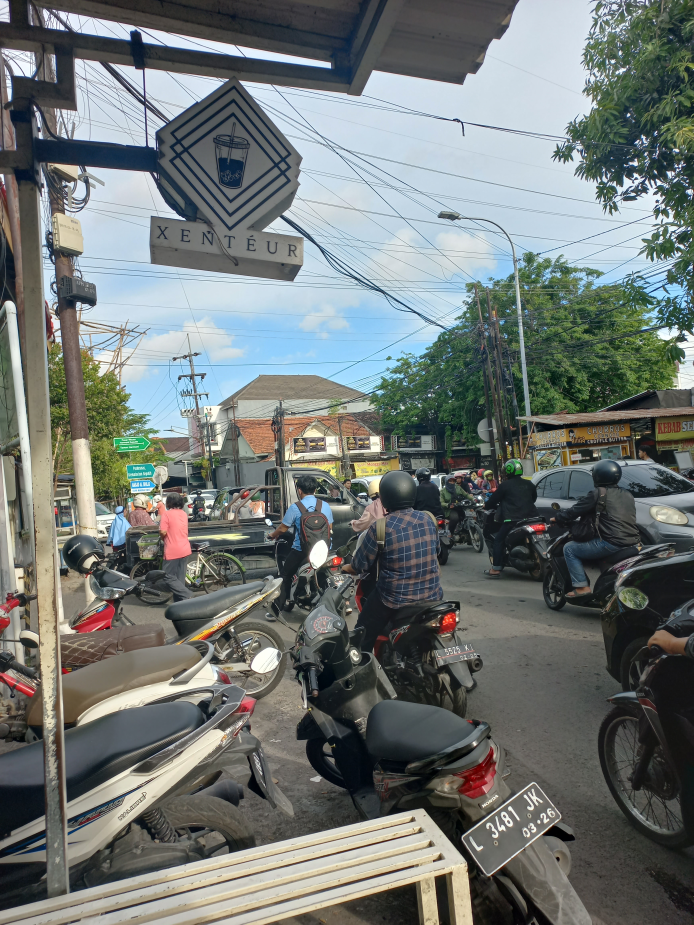
#> input picture Achmad Iqbal Akbari_5022221118_TugasOpenCV/Tugas1/tugas1.jpg, 3468 x 4624 px, found by its file name (shown at 1/5 size)
$ python 'Achmad Iqbal Akbari_5022221118_Tugas1.py'
#> lines starting #> are read from the running program, lines starting #| are printed output that depends on the picture
import cv2 as cv
import numpy as np
from random import randint as rand

#read the image
src = cv.imread('Achmad Iqbal Akbari_5022221118_TugasOpenCV/Tugas1/tugas1.jpg')
#> src is the input picture: shape (4624, 3468, 3); mean B, G, R 117.5, 119.4, 113.2

#setting up the filter mask
height,width = (src.shape[0],src.shape[1])
#> height = 4624; width = 3468
mask = np.zeros((height,width,3),np.uint8)

#applying the filter
r,c = (3,4) # the amount of rows and columns to partition the filter mask
for i in range(0,r+1):
    for j in range(0,c+1):
        color = (rand(0,255),rand(0,255),rand(0,255))

        cv.rectangle(mask, ((i)*int(width/r), (j)*int(height/c)),((i+1)*int(width/r),(j+1)*int(height/c)), color, -1)
        dst = cv.add(src,mask)
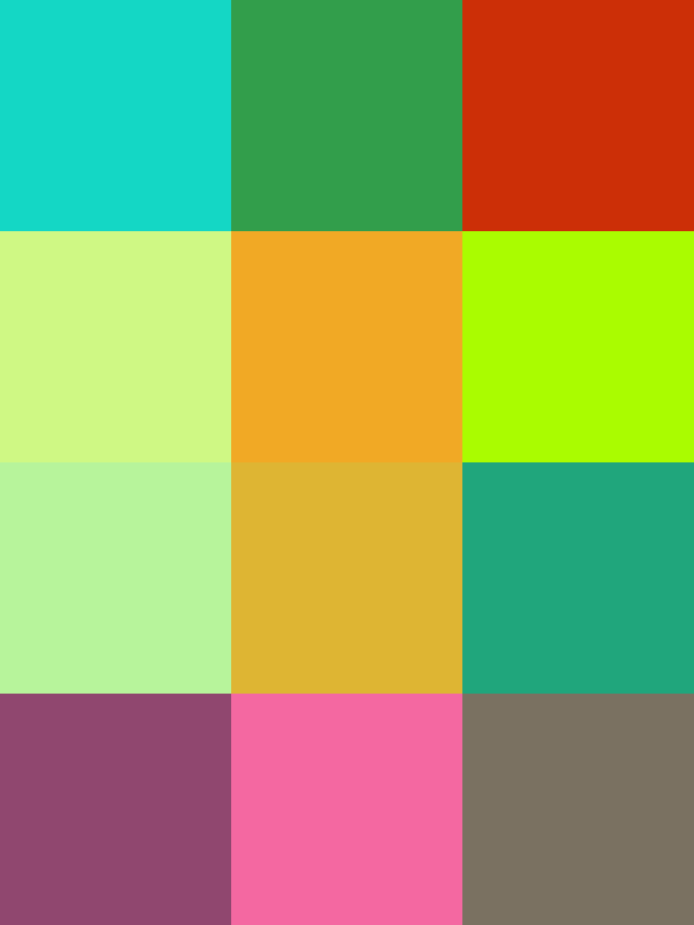
#> mask: shape (4624, 3468, 3) (shown at 1/5 size); mean B, G, R 95.6, 164, 153.2

#show the image
cv.imshow("source",cv.resize(src,(int(width/6),int(height/6))))
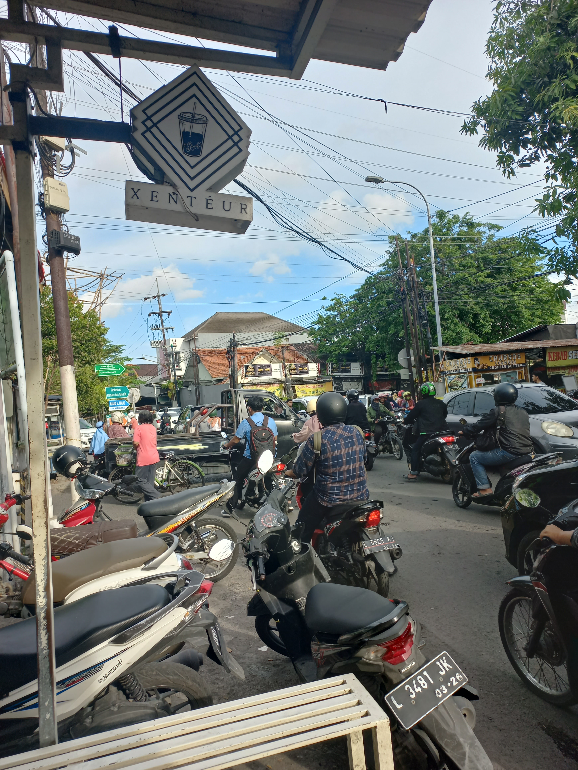
#> window 'source': shape (770, 578, 3); mean B, G, R 117.3, 119.3, 113.1
cv.imshow("result",cv.resize(dst,(int(width/6),int(height/6))))
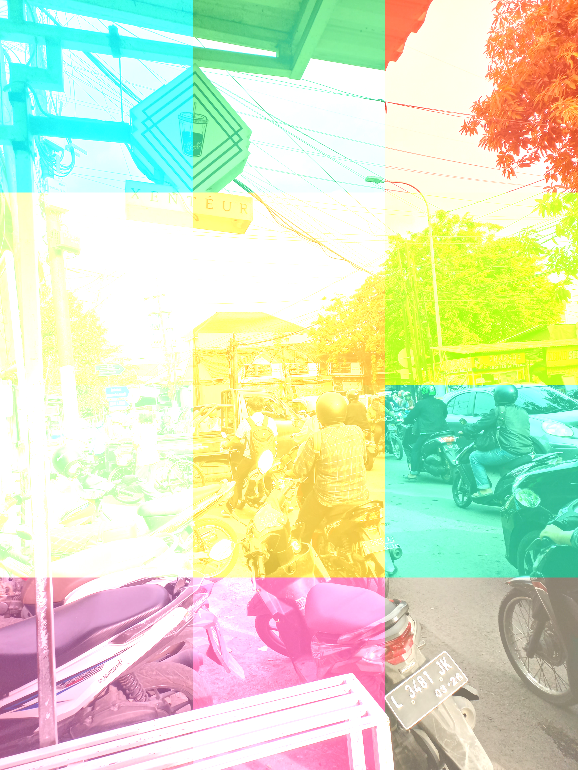
#> window 'result': shape (770, 578, 3); mean B, G, R 193.7, 227.5, 215.8
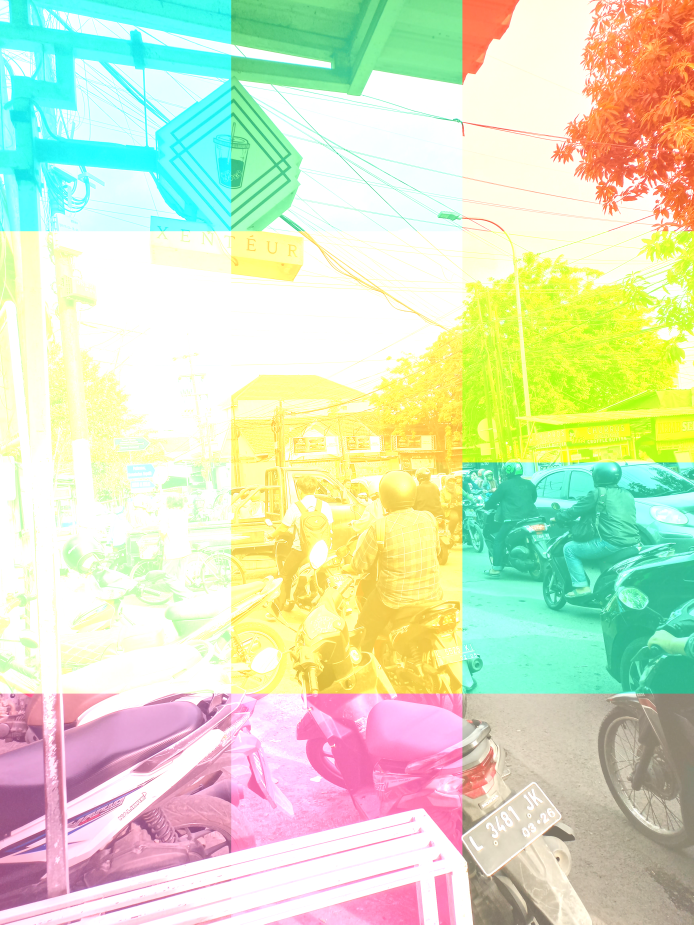
#> dst: shape (4624, 3468, 3) (shown at 1/5 size); mean of channels 0, 1, 2 193.8, 227.6, 215.9; drawn as B, G, R
cv.waitKey(0)
cv.destroyAllWindows()

#write the image
cv.imwrite("Achmad Iqbal Akbari_5022221118_TugasOpenCV/Tugas1/tugas1_done.jpg",dst)
